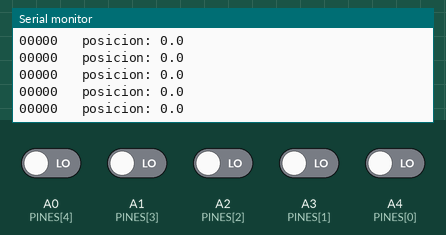
Bench run of a sketch on a simulated Arduino Uno, built with avr-gcc and run on an emulated ATmega328P. Parts: the last lines printed to the serial monitor. The test bench sets the inputs (shaded band); at power-on: A0 (PINES[4]), A1 (PINES[3]), A2 (PINES[2]), A3 (PINES[1]), A4 (PINES[0]) LOW.

Above: at 1.2 s.
1.3 s: A0 (PINES[4]) driven HIGH
At 1.56 s:
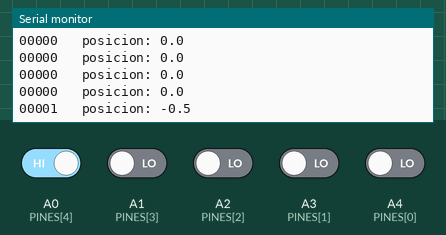
2.8 s: A1 (PINES[3]) driven HIGH
At 2.97 s:
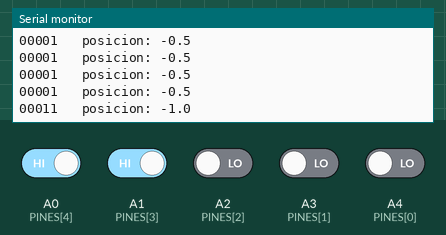
4.3 s: A2 (PINES[2]) driven HIGH
At 4.57 s:
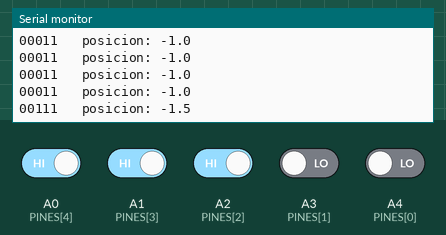
5.8 s: A3 (PINES[1]) driven HIGH
At 5.98 s:
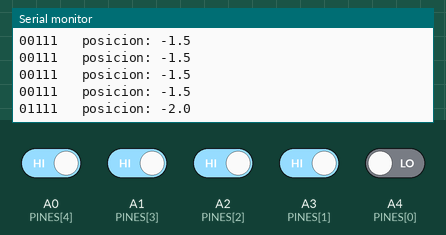
7.3 s: A4 (PINES[0]) driven HIGH
At 7.58 s:
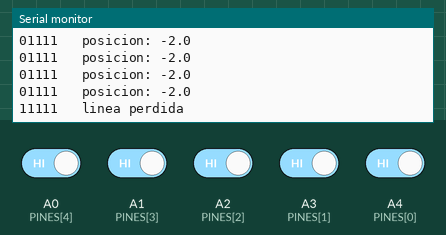
9.3 s: A0 (PINES[4]) driven LOW
At 9.59 s:
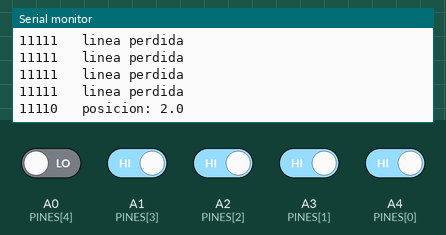
Timing chart, 0 to 11.8 s (numbered marks = the images above; inputs shaded):
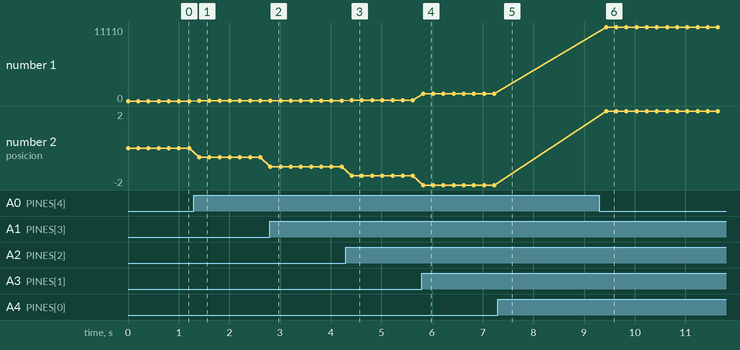

The sketch:

36-estimar-donde-esta-la-linea.ino
```cpp
// Curso PX-32 - Leccion 36: convertir el patron del tracker
// en una posicion con signo.
// Pesos: IR1 = -2 ... IR3 = 0 ... IR5 = +2.

const int PINES[5] = { A4, A3, A2, A1, A0 };

// Ley de tu cuaderno (Leccion 34): que imprime un canal sobre negro.
// Si tu tracker imprime 1 sobre negro, cambia LOW por HIGH.
const int LECTURA_SOBRE_NEGRO = LOW;

void setup() {
  for (int i = 0; i < 5; i++) {
    pinMode(PINES[i], INPUT);
  }
  Serial.begin(9600);
}

void loop() {
  int sumaDePesos = 0;
  int cuantosVenLinea = 0;

  for (int i = 0; i < 5; i++) {
    if (digitalRead(PINES[i]) == LECTURA_SOBRE_NEGRO) {
      sumaDePesos = sumaDePesos + (i - 2);
      cuantosVenLinea = cuantosVenLinea + 1;
    }
  }

  for (int i = 0; i < 5; i++) {
    Serial.print(digitalRead(PINES[i]));
  }

  if (cuantosVenLinea == 0) {
    Serial.println("   linea perdida");
  } else {
    float posicion = float(sumaDePesos) / cuantosVenLinea;
    Serial.print("   posicion: ");
    Serial.println(posicion, 1);
  }

  delay(200);
}
```

Measured:
- after the input at 1.3 s, the serial monitor: prints a new line after 0.11 s (image 1)
- after the input at 2.8 s, the serial monitor: prints a new line at once (image 2)
- after the input at 4.3 s, the serial monitor: prints a new line after 0.12 s (image 3)
- after the input at 5.8 s, the serial monitor: prints a new line at once (image 4)
- after the input at 7.3 s, the serial monitor: prints a new line after 0.13 s (image 5)
- after the input at 9.3 s, the serial monitor: prints a new line after 0.13 s (image 6)
- plotted number 1: 0 → 1 after the input at 1.3 s, 1 → 11 after the input at 2.8 s, 11 → 111 after the input at 4.3 s, 111 → 1111 after the input at 5.8 s, 1111 → 11110 after the input at 9.3 s
- plotted number 2: 0 → -0.5 after the input at 1.3 s, -0.5 → -1 after the input at 2.8 s, -1 → -1.5 after the input at 4.3 s, -1.5 → -2 after the input at 5.8 s, -2 → 2 after the input at 9.3 s
